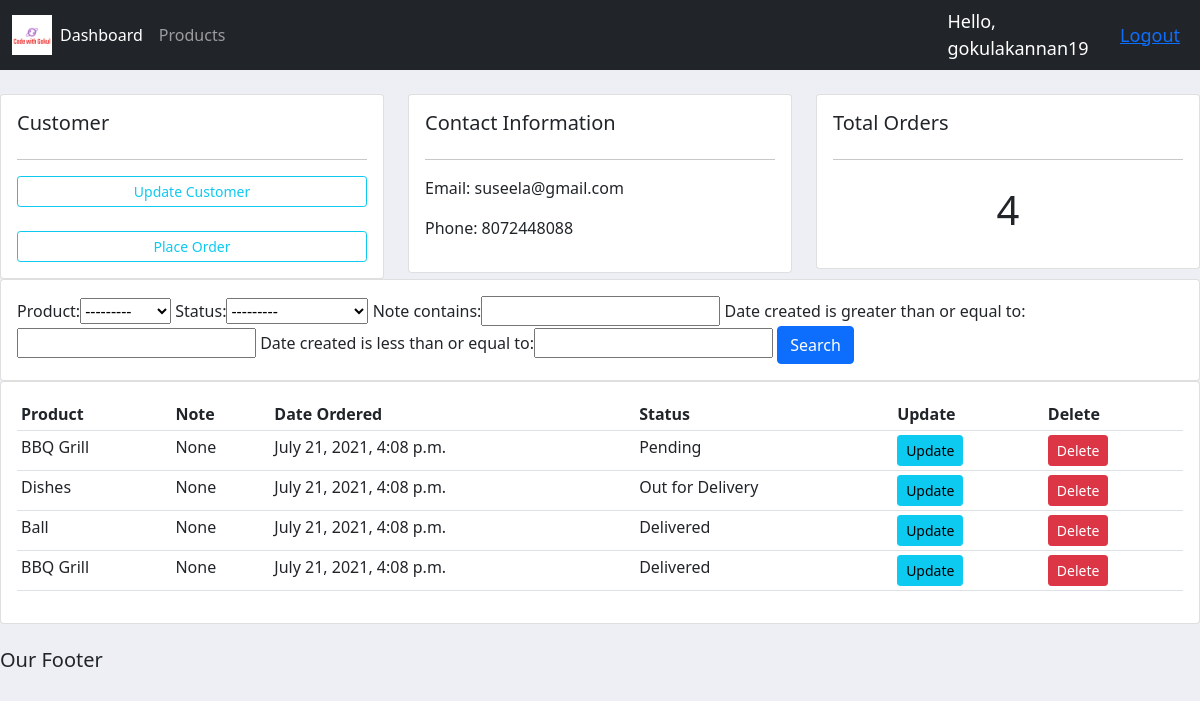
The page /customer/3/ (signed in) on the database its author committed.
### accounts/models.py (models this page shows, shortened)
class Customer(models.Model):
    user = models.OneToOneField(
        User, null=True, blank=True, on_delete=models.CASCADE)
    name = models.CharField(max_length=200, null=True)
    phone = models.CharField(max_length=200, null=True)
    email = models.CharField(max_length=200, null=True)
    profile_pic = models.ImageField(default="logo.png", null=True, blank=True)
    date_created = models.DateTimeField(auto_now_add=True, null=True)

class Order(models.Model):
    STATUS = [
        ('Pending', 'Pending'),
        ('Out for Delivery', 'Out for Delivery'),
        ('Delivered', 'Delivered'),
    ]
    customer = models.ForeignKey(
        Customer, null=True, on_delete=models.SET_NULL)
    product = models.ForeignKey(Product, null=True, on_delete=models.SET_NULL)
    date_created = models.DateTimeField(auto_now_add=True, null=True)
    status = models.CharField(max_length=200, null=True, choices=STATUS)
    note = models.CharField(max_length=1000, null=True)

class Product(models.Model):
    CATEGORY = [
        ('Indoor', 'Indoor'),
        ('Outdoor', 'Outdoor')
    ]
    name = models.CharField(max_length=200, null=True)
    price = models.FloatField(null=True)
    category = models.CharField(max_length=200, null=True, choices=CATEGORY)
    description = models.CharField(max_length=200, null=True)
    date_created = models.DateTimeField(auto_now_add=True, null=True)
    Tag = models.ManyToManyField(Tag)
    def __str__(self):
        return self.name

### accounts/decorators.py (the view)
        def wrapper_func(request, *args, **kwargs):
            group = None
            if request.user.groups.exists():
                group = request.user.groups.all()[0].name
            if group in allowed_roles:
                return view_func(request, *args, **kwargs)
            else:
                return HttpResponse("You are not authorized to view this webpage")

### accounts/views.py (called while the page is built)
@login_required(login_url="login")
@allowed_users(allowed_roles=['admin'])
def customer(request, pk):
    customer = Customer.objects.get(id=pk)
    orders = customer.order_set.all()
    orders_count = orders.count()
    myfilter = OrderFilter(request.GET, queryset=orders)
    orders = myfilter.qs
    context = {
        'customer': customer,
        'orders': orders,
        'orders_count': orders_count,
        'myfilter': myfilter
    }
    return render(request, 'accounts/customer.html', context)

### accounts/templates/accounts/customer.html (shortened to what this page needs)
{% extends 'accounts/main.html' %}
{% block content %}
<br>
<div class = "row">
    <div class="col-md">
        <div class="card card-body">
            <h5>Customer</h5>
            <hr>
            <a class="btn btn-outline-info btn-sm btn-block" href="">Update Customer</a><br>
            <a class="btn btn-outline-info btn-sm btn-block" href="{% url 'create_order' customer.id %}">Place Order</a>
        </div>
    </div>
    <div class="col-md">
        <div class="card card-body">
            <h5>Contact Information</h5>
            <hr>
            <p>Email: {{customer.email}}</p>
            <p>Phone: {{customer.phone}}</p>
        </div>
    </div>
    <div class="col-md">
        <div class="card card-body">
            <h5>Total Orders</h5>
            <hr>
            <h1 style="text-align: center; padding: 10px;">{{ orders_count}}</h1>
        </div>
    </div>
</div>
<div class="row">
    <div class="col">
        <div class="card card-body">
            <form method="get">
                {{ myfilter.form }}
                <button type="submit" class="btn btn-primary">Search</button>
            </form>
        </div>
    </div>
</div>
<div class="row">
    <div class="col-md">
        <div class="card card-body">
            <table class="table table-sm">
                <tr>
                    <th>Product</th>
                    <th>Note</th>
                    <th>Date Ordered</th>
                    <th>Status</th>
                    <th>Update</th>
                    <th>Delete</th>
                </tr>
                {% for order in orders %}
                <tr>
                    <td>{{ order.product }}</td>
                    <td>{{ order.note }}</td>
                    <td>{{ order.date_created }}</td>
                    <td>{{ order.status }}</td>
                    <td><a href="{% url 'update_order' order.id %}" class="btn btn-sm btn-info">Update</a></td>
                    <td><a href="{% url 'delete_order' order.id %}" class="btn btn-sm btn-danger">Delete</a></td>
                </tr>
                {% endfor %}
            </table>
        </div>
    </div>
</div>
{% endblock content %}

### accounts/templates/accounts/navbar.html (shortened to what this page needs)
{% load static %}
<nav class="navbar navbar-expand-lg navbar-dark bg-dark">
    <div class="container-fluid">
      <img id="logo" src="{% static 'images/logo.png' %}">
      <div class="collapse navbar-collapse" id="navbarNav">
        <ul class="navbar-nav">
          {% if request.user.is_staff %}
          <li class="nav-item">
            <a class="nav-link active" aria-current="page" href="{% url 'home' %}">Dashboard</a>
          </li>
          <li class="nav-item">
            <a class="nav-link" href="{% url 'products' %}">Products</a>
          </li>
          {% else %}
          <li class="nav-item">
            <a class="nav-link" href="{% url 'accounts' %}">Settings</a>
          </li>
          {% endif %}
        </ul>
      </div>
    </div>
    <span class="hello-msg">Hello, {{request.user}}</span>
    <span class="hello-msg"><a href="{% url 'logout' %}">Logout</a></span>
  </nav>

### static/css/main.css (style rules this page uses)
#logo { height: 40px; width: 40px; }
body { background-color: #edeff5; }

### accounts/templates/accounts/navbar.html (style rules this page uses)
.hello-msg { font-size: 18px; color: white; margin-right: 20px; }

### rows shown on the page
Customer: email "suseela@gmail.com", phone "8072448088"
Order: product "BBQ Grill", note "None", date_created "July 21, 2021, 4:08 p.m.", status "Pending"
Order: product "Dishes", note "None", date_created "July 21, 2021, 4:08 p.m.", status "Out for Delivery"
Order: product "Ball", note "None", date_created "July 21, 2021, 4:08 p.m.", status "Delivered"
Order: product "BBQ Grill", note "None", date_created "July 21, 2021, 4:08 p.m.", status "Delivered"

### other values the page prints
{{ request.user }} "gokulakannan19"
{{ orders_count }} "4"
